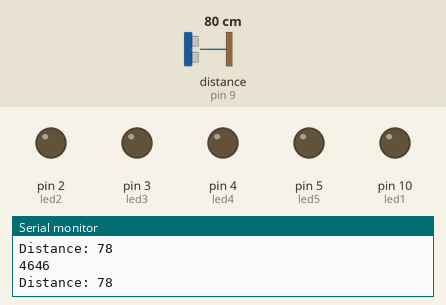
This sketch was run on a simulated Arduino Uno, built with avr-gcc and run on an emulated ATmega328P. Shown: output pins drawn as LEDs (lit = HIGH), the last lines printed to the serial monitor. Wiring (inferred from the names in the program): ultrasonic range finder: trigger pin 8; echo pin 9. The test bench sets the inputs (shaded band); at power-on: distance to the obstacle (sensor on pin 9) 80 cm. The echo pulse lasts 58.3 µs per cm; pins used as bus, display or sensor lines are not drawn.

Above: at 1.2 s.
1.3 s: distance to the obstacle (sensor on pin 9) set to 29 cm
2.8 s: distance to the obstacle (sensor on pin 9) set to 23 cm
At 3.9 s:
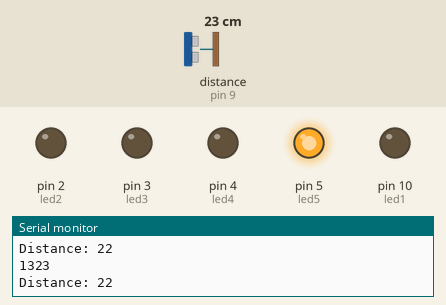
4.3 s: distance to the obstacle (sensor on pin 9) set to 20 cm
At 5.5 s:
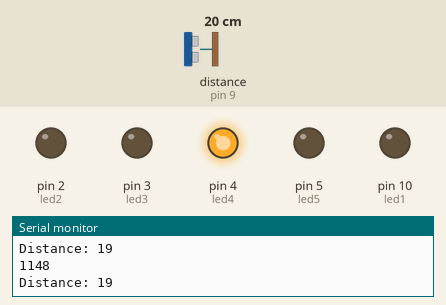
5.8 s: distance to the obstacle (sensor on pin 9) set to 18 cm
7.3 s: distance to the obstacle (sensor on pin 9) set to 14 cm
At 8.5 s:
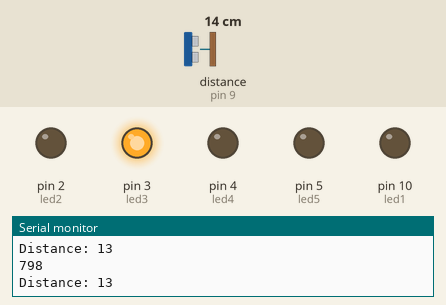
8.8 s: distance to the obstacle (sensor on pin 9) set to 19 cm
At 9.9 s:
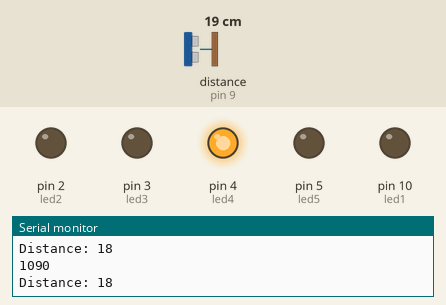
Timing chart, 0 to 11.3 s (numbered marks = the images above; inputs shaded):
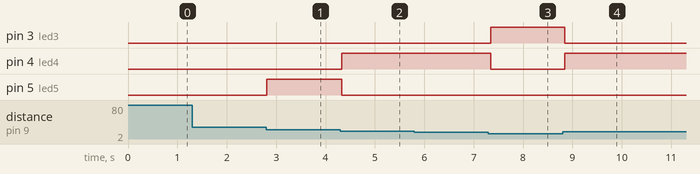

Measured:
- the behaviour switches between 27 and 26 cm on distance to the obstacle (sensor on pin 9) (found by bisection; images 0 and 1)
- the behaviour switches between 22 and 21 cm on distance to the obstacle (sensor on pin 9) (found by bisection; images 1 and 2)
- the behaviour switches between 17 and 16 cm on distance to the obstacle (sensor on pin 9) (found by bisection; images 2 and 3)
- after the input at 2.8 s, pin 5 (led5): LOW → HIGH at once
- after the input at 4.3 s, pin 4 (led4): LOW → HIGH at once; pin 5 (led5): HIGH → LOW at once
- after the input at 7.3 s, pin 3 (led3): LOW → HIGH after 0.05 s; pin 4 (led4): HIGH → LOW after 0.05 s
- after the input at 8.8 s, pin 3 (led3): HIGH → LOW after 0.05 s; pin 4 (led4): LOW → HIGH after 0.05 s

The sketch:

7.ino
```cpp
int led1 = 10;
int led2 = 2;
int led3 = 3;
int led4 = 4;
int led5 = 5;

int trigPin = 8;
int echoPin = 9;
long duration;
int distance;

void setup() {
  // put your setup code here, to run once:
  pinMode(led1, OUTPUT);
  pinMode(led2, OUTPUT);
  pinMode(led3, OUTPUT);
  pinMode(led4, OUTPUT);
  pinMode(led5, OUTPUT);

  pinMode(trigPin, OUTPUT); // Sets the trigPin as an Output
  pinMode(echoPin, INPUT); // Sets the echoPin as an Input
  Serial.begin(9600); // Starts the serial communication
}

void loop() {
  // Clears the trigPin
  digitalWrite(trigPin, LOW);
  delayMicroseconds(2);

  // Sets the trigPin on HIGH state for 10 micro seconds
  digitalWrite(trigPin, HIGH);
  delayMicroseconds(10);
  digitalWrite(trigPin, LOW);

  // Reads the echoPin, returns the sound wave travel time in microseconds
  duration = pulseIn(echoPin, HIGH);
  Serial.println(duration);
  // Calculating the distance
  distance= duration*0.034/2;
  // Prints the distance on the Serial Monitor
  Serial.print("Distance: ");
  Serial.println(distance);

  if(distance < 6){
    digitalWrite(led2, LOW);
    digitalWrite(led3, LOW);
    digitalWrite(led4, LOW);
    digitalWrite(led5, LOW);
    digitalWrite(led1, HIGH);
  }else if(distance < 11){
    digitalWrite(led1, LOW);
    digitalWrite(led3, LOW);
    digitalWrite(led4, LOW);
    digitalWrite(led5, LOW);
    digitalWrite(led2, HIGH);
  }else if(distance < 16){
    digitalWrite(led1, LOW);
    digitalWrite(led2, LOW);
    digitalWrite(led4, LOW);
    digitalWrite(led5, LOW);
    digitalWrite(led3, HIGH);
  }else if(distance < 21){
    digitalWrite(led1, LOW);
    digitalWrite(led2, LOW);
    digitalWrite(led3, LOW);
    digitalWrite(led5, LOW);
    digitalWrite(led4, HIGH);
  }else if(distance < 26){
    digitalWrite(led1, LOW);
    digitalWrite(led2, LOW);
    digitalWrite(led3, LOW);
    digitalWrite(led4, LOW);
    digitalWrite(led5, HIGH);
  }

  delay(50);
}
```
